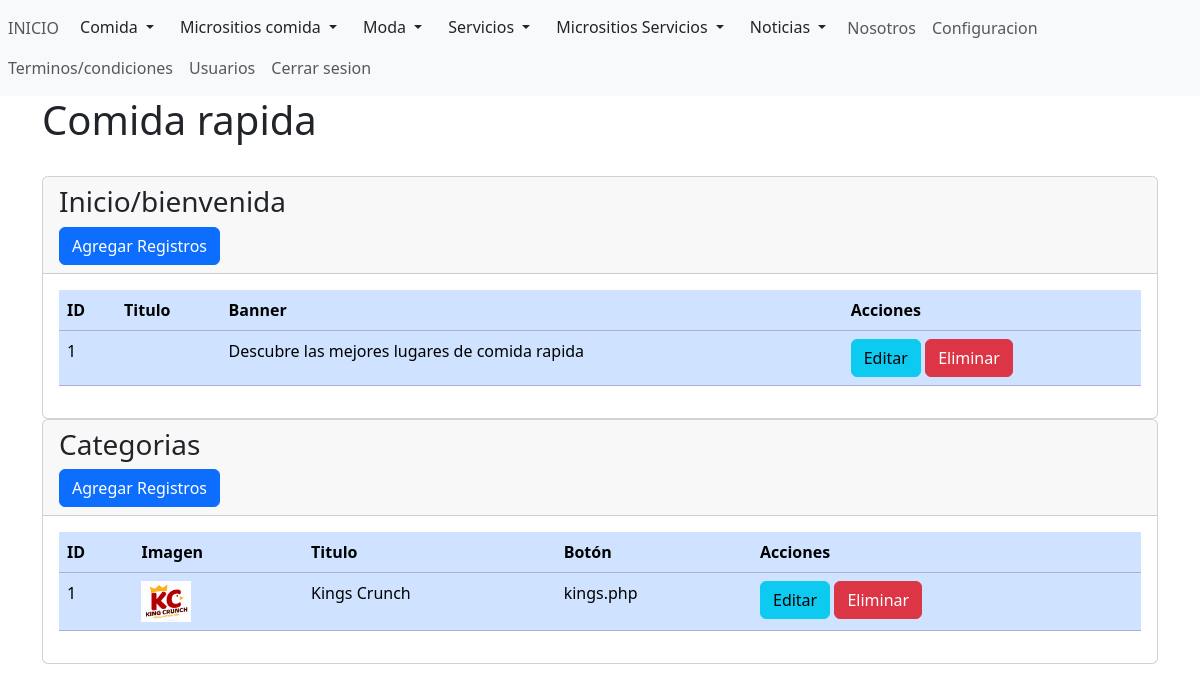
The app's page /admin/secciones/comida/categorias/index_comida_rapida.php (signed in) with its own data.
### tables this page shows
CREATE TABLE `tb_comida_rapida_inicio` (
  `id` int(50) NOT NULL,
  `titulo` varchar(255) NOT NULL,
  `imagen` varchar(255) NOT NULL
);

CREATE TABLE `tb_comida_rapida_categorias` (
  `id` int(50) NOT NULL,
  `imagen` varchar(255) NOT NULL,
  `titulo` varchar(255) NOT NULL,
  `boton` varchar(255) NOT NULL
);

### admin/secciones/comida/categorias/index_comida_rapida.php (the view, shortened to what this page needs)
<?php
include("../../../bd.php");
$sentencia2 = $conexion->prepare(" SELECT *FROM `tb_comida_rapida_inicio` ");
$sentencia2->execute();
$lista_baner = $sentencia2->fetchAll(PDO::FETCH_ASSOC);
$sentencia = $conexion->prepare(" SELECT *FROM `tb_comida_rapida_categorias` ");
$sentencia->execute();
$lista_subcategoria = $sentencia->fetchAll(PDO::FETCH_ASSOC);
include("../../../templates/header.php")
?>
<div class="container">
    <h1>Comida rapida</h1>
    <br>
    <div class="card">
        <div class="card-header">
            <h3>Inicio/bienvenida</h3>
            <a name="" id="" class="btn btn-primary" href="crear_comida_rapida_inicio.php" role="button">Agregar Registros</a>
        </div>
        <div class="card-body">
            <div class="table-responsive-sm">
                <table class="table table-primary">
                    <thead>
                        <tr>
                            <th scope="col">ID</th>
                            <th scope="col">Titulo</th>
                            <th scope="col">Banner</th>
                            <th scope="col">Acciones</th>
                        </tr>
                    </thead>
                    <tbody>
                        <?php foreach ($lista_baner as $registros2) { ?>
                            <tr class="">
                                <td scope="col"><?php echo $registros2['id']; ?></td>
                                <td scope="col">
                                </td>
                                <td scope="col"><?php echo $registros2['titulo']; ?></td>
                                <td>
                                    <a name="" id="" class="btn btn-info" href="editar_comida_rapida_inicio.php?txtid=<?php echo $registros2['id']; ?>" role="button">Editar
                                    </a>
                                    <a name="" id="" class="btn btn-danger" href="index_comida_rapida.php?txtid=<?php echo $registros2['id']; ?>" role="button">Eliminar
                                    </a>
                                </td>
                            </tr>
                        <?php } ?>
                    </tbody>
                </table>
            </div>
        </div>
    </div>
    <div class="card">
        <div class="card-header">
            <h3>Categorias</h3>
            <a name="" id="" class="btn btn-primary" href="crear_comida_rapida.php" role="button">Agregar Registros</a>
        </div>
        <div class="card-body">
            <div class="table-responsive-sm">
                <table class="table table-primary">
                    <thead>
                        <tr>
                            <th scope="col">ID</th>
                            <th scope="col">Imagen</th>
                            <th scope="col">Titulo</th>
                            <th scope="col">Botón</th>
                            <th scope="col">Acciones</th>
                        </tr>
                    </thead>
                    <tbody>
                        <?php foreach ($lista_subcategoria as $registros) { ?>
                            <tr class="">
                                <td scope="col"><?php echo $registros['id']; ?></td>
                                <td scope="col">
                                    <img width="50" src="../../../../img/comida/comida_rapida<?php echo $registros['imagen']; ?>" alt="">
                                </td>
                                <td scope="col"><?php echo $registros['titulo']; ?></td>
                                <td scope="col"><?php echo $registros['boton']; ?></td>
                                <td>
                                    <a name="" id="" class="btn btn-info" href="editar_comida_rapida.php?txtid=<?php echo $registros['id']; ?>" role="button">Editar
                                    </a>
                                    <a name="" id="" class="btn btn-danger" href="index_comida_rapida.php?txtid=<?php echo $registros['id']; ?>" role="button">Eliminar
                                    </a>
                                </td>
                            </tr>
                        <?php } ?>
                    </tbody>
                </table>
            </div>
        </div>
    </div>
</div>
<?php
include("../../../templates/footer.php")
?>

### records on screen
tb_comida_rapida_inicio: id "1", titulo "Descubre las mejores lugares de comida rapida"
tb_comida_rapida_categorias: id "1", imagen (picture), titulo "Kings Crunch", boton "kings.php"
